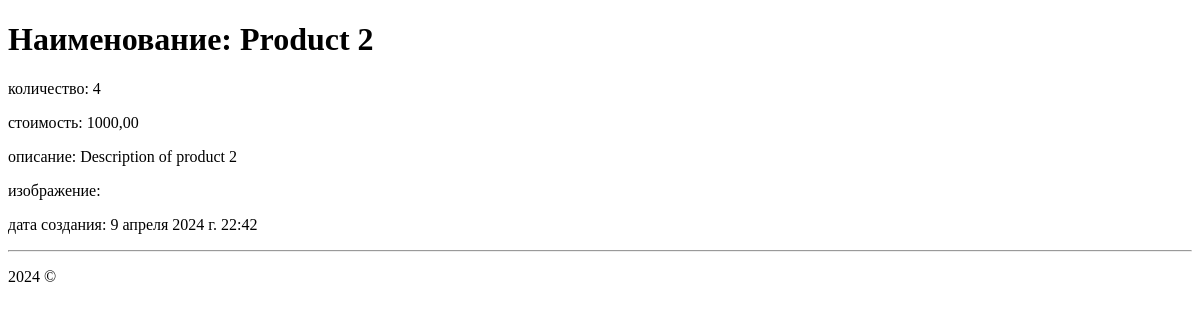
Page /shop/product/2 on the earlier database version.
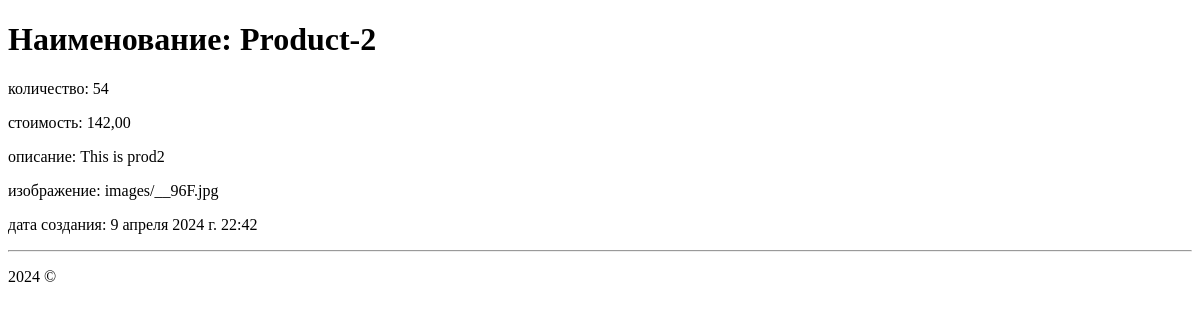
Same page on the later database version.
### myapp2/models.py (models this page shows, shortened)
class Product(models.Model):
    title = models.CharField(max_length=100)
    description = models.TextField()
    price = models.DecimalField(max_digits=10, decimal_places=2)
    count = models.IntegerField()
    add_date = models.DateTimeField(auto_now_add=True)
    image_product = models.ImageField(upload_to="images/")

### myapp2/views.py (the view)
# urls.py: path('product/<int:id_product>', views.product, name='product'),
def product(request, id_product: int):
    product = Product.objects.filter(pk=id_product).first()
    context = {
        "product": product
    }
    return render(request, "myapp2/product.html", context=context)

### myapp2/templates/myapp2/product.html (shortened to what this page needs)
{% extends 'myapp2/base.html' %}
{% block content %}
<h1>Наименование: {{ product.title }}</h1>
<p>количество: {{ product.count }}</p>
<p>стоимость: {{ product.price }}</p>
<p>описание: {{ product.description }}</p>
<p>изображение: {{ product.image_product }}</p>
<p>дата создания: {{ product.add_date }}</p>
{% endblock %}

Differences in the rows shown:
changed Product: title "Product 2" → "Product-2"; count "4" → "54"; price "1000,00" → "142,00"; description "Description of product 2" → "This is prod2"; image_product (not shown) → "images/__96F.jpg"
